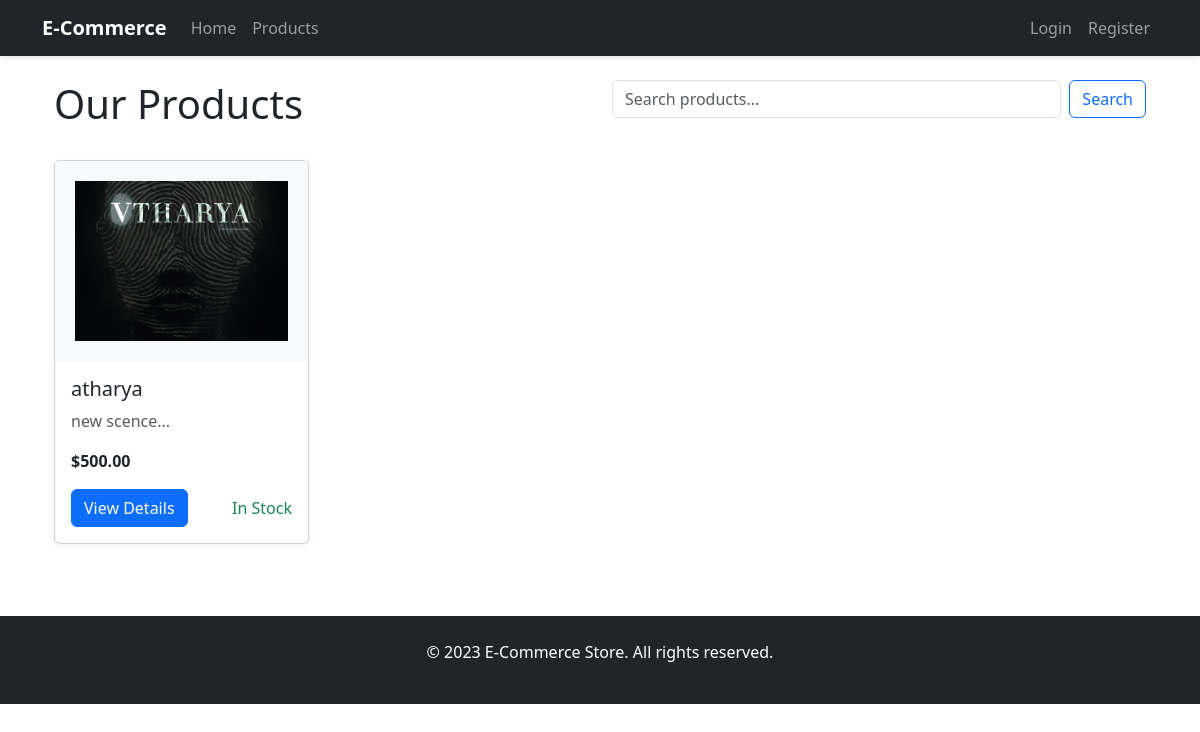
Page /products on the committed database.
### models.py (models this page shows, shortened)
class Product(db.Model):
    __tablename__ = 'products'
    id = db.Column(db.Integer, primary_key=True)
    name = db.Column(db.String(100), nullable=False)
    description = db.Column(db.Text)
    price = db.Column(db.Float, nullable=False)
    discount_percent = db.Column(db.Float, default=0)
    discount_start_date = db.Column(db.DateTime, nullable=True)
    discount_end_date = db.Column(db.DateTime, nullable=True)
    stock = db.Column(db.Integer, nullable=False)
    category = db.Column(db.String(50))
    image_url = db.Column(db.String(200))
    created_at = db.Column(db.DateTime, server_default=db.func.now())
    cart_items = db.relationship('CartItem', backref='product', lazy=True)
    order_items = db.relationship('OrderItem', backref='product', lazy=True)
    @property
    def has_active_discount(self):
        from datetime import datetime
        now = datetime.now()
        return (self.discount_percent and
                self.discount_start_date and
                self.discount_end_date and
                self.discount_start_date <= now <= self.discount_end_date)

### products.py (the view)
@bp.route('/products')
def product_list():
    products = Product.query.all()
    return render_template('products.html', products=products)

### templates/products.html (shortened to what this page needs)
{% extends "base.html" %}
{% block content %}
<div class="container mt-4">
    <div class="row mb-4">
        <div class="col-md-6">
            <h1>Our Products</h1>
        </div>
        <div class="col-md-6 text-end">
            <form class="d-flex" action="{{ url_for('products.product_list') }}" method="GET">
                <input class="form-control me-2" type="search" name="q" placeholder="Search products..."
                    value="{{ request.args.get('q', '') }}">
                <button class="btn btn-outline-primary" type="submit">Search</button>
            </form>
        </div>
    </div>
    <div class="row">
        {% for product in products %}
        <div class="col-lg-3 col-md-4 col-sm-6 mb-4">
            <div class="card h-100">
                <img src="{{ product.image_url or url_for('static', filename='images/placeholder.png') }}"
                    class="card-img-top" alt="{{ product.name }}" style="height: 200px; object-fit: cover;">
                <div class="card-body">
                    <h5 class="card-title">{{ product.name }}</h5>
                    <p class="card-text text-muted">{{ product.description[:100] }}...</p>
                    <div class="price-section mb-3">
                        {% if product.has_active_discount %}
                        <p class="mb-0">
                            <span class="text-decoration-line-through text-muted">${{ "%.2f"|format(product.price) }}</span>
                            <span class="text-danger fw-bold">${{ "%.2f"|format(product.discounted_price) }}</span>
                            <span class="badge bg-danger">-{{ product.discount_percent }}%</span>
                        </p>
                        {% else %}
                        <p class="mb-0 fw-bold">${{ "%.2f"|format(product.price) }}</p>
                        {% endif %}
                    </div>
                    <div class="d-flex justify-content-between align-items-center">
                        <a href="{{ url_for('products.product_detail', product_id=product.id) }}"
                            class="btn btn-primary">View Details</a>
                        {% if product.stock > 0 %}
                        <span class="text-success">In Stock</span>
                        {% else %}
                        <span class="text-danger">Out of Stock</span>
                        {% endif %}
                    </div>
                </div>
            </div>
        </div>
        {% endfor %}
    </div>
</div>
{% endblock %}

### static/css/style.css (style rules this page uses)
body { font-family: 'Segoe UI', Tahoma, Geneva, Verdana, sans-serif; line-height: 1.6; color: #333; background-color: #f8f9fa; }
a { text-decoration: none; color: #0d6efd; }
.card { transition: transform 0.3s ease, box-shadow 0.3s ease; border: none; box-shadow: 0 2px 10px rgba(0, 0, 0, .05); }
.card-img-top { height: 200px; object-fit: contain; padding: 20px; background-color: #f8f9fa; }
.btn-primary { background-color: #0d6efd; border-color: #0d6efd; }

### rows in the picture
Product: image_url (picture), name "atharya", description "new scence", price "500.00", stock "In Stock"
